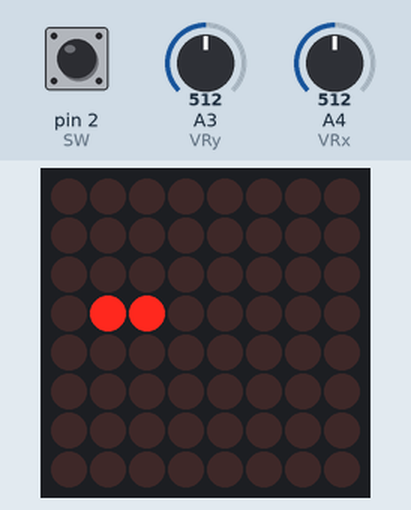
Bench run of a sketch on a simulated Arduino Uno, built with avr-gcc and run on an emulated ATmega328P. Shown: 8×8 LED matrix. Inputs (shaded band) come from the test bench; at power-on: A3 (VRy) = 512, A4 (VRx) = 512, pin 2 (SW) HIGH. Random numbers use the default seed unless the sketch sets one; what the sketch prints to the serial monitor is not drawn.

Above: at 1.2 s.
1.3 s: A3 (VRy) set to 667
4.3 s: A3 (VRy) set to 693
At 4.54 s:
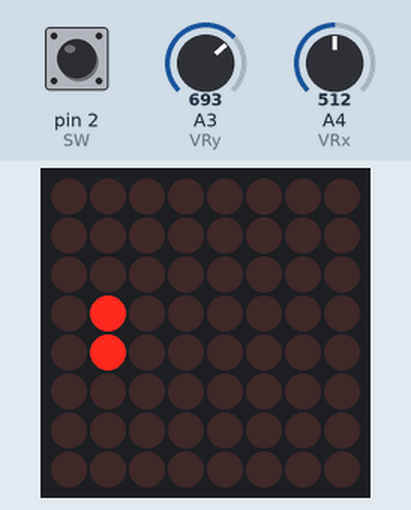
6.5 s: A4 (VRx) set to 671
8.0 s: A4 (VRx) set to 701
At 8.12 s:
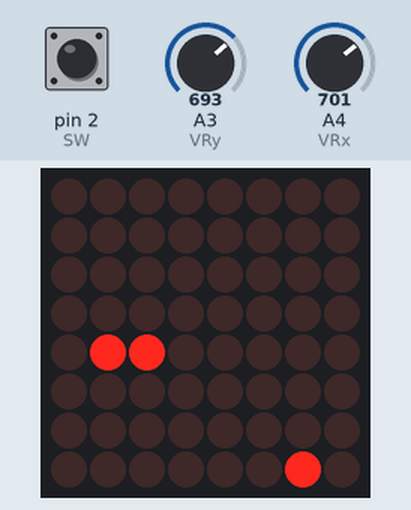
10.1 s: A4 (VRx) set to 511
At 10.23 s:
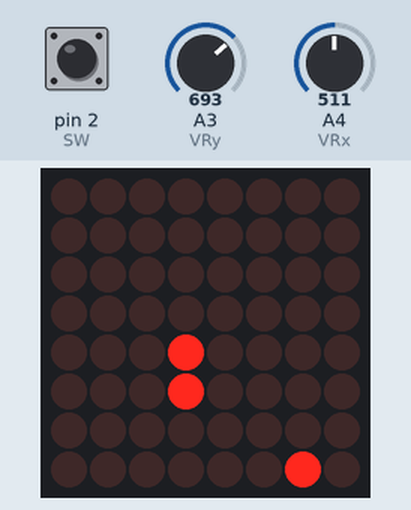
12.2 s: A3 (VRy) set to 348
15.2 s: A3 (VRy) set to 323
At 15.5 s:
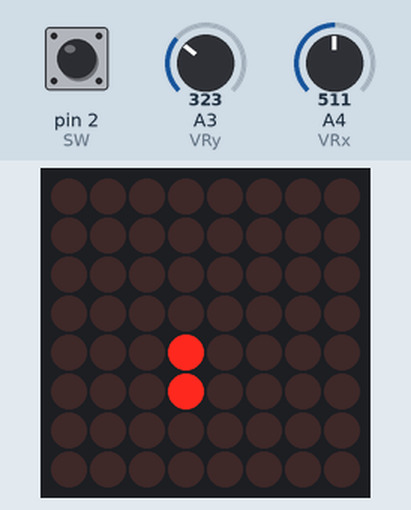

Measured:
- the behaviour switches between 682 and 683 on A3 (VRy) (found by bisection; images 0 and 1)
- the behaviour switches between 682 and 683 on A4 (VRx) (found by bisection; images 1 and 2)
- the behaviour switches between 341 and 340 on A3 (VRy) (found by bisection; images 3 and 4)

The sketch:

Snake-ino.ino
```cpp
/*
 Name:		Snake-ino.ino
 Created:	23.11.2020 11:07:52
 Author:	parzival
*/

// imortiere bibilotheken
#include<LedControl.h>

// analog stick pins
const int		VRx = 4;
const int		VRy = 3;
const int		SW = 2;

// matrix pins
const int		DIN = 8;
const int		CS = 9;
const int		CLK = 10;

// initializing matrix
LedControl lc = LedControl(DIN, CLK, CS);

// game stat
int				TPS = 5;
int				GRID[8][8] = {
	{0, 0, 0, 0, 0, 0, 0, 0},
	{0, 0, 0, 0, 0, 0, 0, 0},
	{0, 0, 0, 0, 0, 0, 0, 0},
	{0, 0, 0, 0, 0, 0, 0, 0},
	{0, 0, 0, 0, 0, 0, 0, 0},
	{0, 0, 0, 0, 0, 0, 0, 0},
	{0, 0, 0, 0, 0, 0, 0, 0},
	{0, 0, 0, 0, 0, 0, 0, 0}
};
int				PLAYER[2] = { 4, 4 };		// PLAYER X Y
int				APPLE[3] = { 1, 1, 0 };	// APPLE X Y T
int				DIRECTION = 1;				// 1: /\ | 2: -> | 3: \/ | 4: <- | 0: none
int				LASTPOS[2] = { 0, 0 };		// Position of the last snake part X Y
int				PARTS[8][8];
int				PARTMAX = 7;
int				PARTNUM = 1;
bool			BOTMODE = false;
int				POINTS = 0;

void resetSnake() {
	if ((digitalRead(SW) == 0)) BOTMODE = !BOTMODE;
	if ((BOTMODE == true)) {
		if (APPLE[0] < PLAYER[0] - 1) DIRECTION = 4;
		if (APPLE[0] > PLAYER[0] - 1) DIRECTION = 2;
		if (APPLE[1] < PLAYER[1] - 1) DIRECTION = 1;
		if (APPLE[1] > PLAYER[1] - 1) DIRECTION = 3;
	}
}

// the setup function runs once when you press reset or power the board
void setup() {
	lc.shutdown(0, false);
	lc.setIntensity(0, 0.3);
	lc.clearDisplay(0);

	// pin setup
	pinMode(VRx, INPUT);
	pinMode(VRy, INPUT);
	pinMode(SW, INPUT);
	digitalWrite(SW, HIGH);

	// drawing start position
	lc.setLed(0, 4, 4, true);

	// spawn apple
	APPLE[0] = random(0, 8);
	APPLE[1] = random(0, 8);
	APPLE[2] = 0;

	Serial.begin(9600);
}

void updateDisplay() {
	lc.clearDisplay(0);
	for (int _y = 0; _y < 8; _y++) {
		for (int _x = 0; _x < 8; _x++) {
			GRID[_y][_x] = 0;
		}
	}

	drawApple();
	playerTick();
	updateParts();

	for (int _y = 0; _y < 8; _y++) {
		for (int _x = 0; _x < 8; _x++) {
			int __x = _x;
			int __y = (7 - _y);
			lc.setLed(0, __x, __y, (GRID[_y][_x] == 1) ? true : false);
		}
	}
}

void playerTick() {
	DIRECTION = getDirection();
	LASTPOS[0] = PLAYER[0];
	LASTPOS[1] = PLAYER[1];
	switch (DIRECTION)
	{
	case 1:
		PLAYER[1] = PLAYER[1] - 1;
		if (PLAYER[1] < 1) PLAYER[1] = 8;
		break;
	case 2:
		PLAYER[0] = PLAYER[0] + 1;
		if (PLAYER[0] > 8) PLAYER[0] = 1;
		break;
	case 3:
		PLAYER[1] = PLAYER[1] + 1;
		if (PLAYER[1] > 8) PLAYER[1] = 1;
		break;
	case 4:
		PLAYER[0] = PLAYER[0] - 1;
		if (PLAYER[0] < 1) PLAYER[0] = 8;
		break;
	default:
		break;
	}

	int _x = PLAYER[0] - 1;
	int _y = PLAYER[1] - 1;
	GRID[_y][_x] = 1;
}

void updateParts() {
	for (int p = 0; p < PARTNUM; p++)
	{
		int _x = LASTPOS[0] - 1;
		int _y = LASTPOS[1] - 1;
		LASTPOS[0] = PARTS[p][0] + 1;
		LASTPOS[1] = PARTS[p][1] + 1;
		PARTS[p][0] = _x;
		PARTS[p][1] = _y;

		GRID[_y][_x] = 1;
	}
}

int getDirection() {
	int _x = analogRead(VRx);
	int _y = analogRead(VRy);
	int _a = 1024 / 3;

	if (_x < _a) return 3;
	if (_x > (_a * 2)) return 1;

	if (_y < _a) return 4;
	if (_y > (_a * 2)) return 2;

	return DIRECTION;
}
void drawApple() {
	if ((PLAYER[0] - 1 == APPLE[0]) && (PLAYER[1] - 1 == APPLE[1])) {
		APPLE[0] = random(0, 8);
		APPLE[1] = random(0, 8);
		APPLE[2] = 0;

		PARTNUM++;

		if (PARTNUM > PARTMAX) PARTNUM = 5;

		POINTS++;
	}

	if (APPLE[2] == 0) {
		GRID[APPLE[1]][APPLE[0]] = 1;
		APPLE[2] = 1;
	}
	else {
		APPLE[2] = 0;
	}
}

void loop() {
	resetSnake();

	updateDisplay();

	Serial.print("\n\n\n\n\Score: ");
	Serial.println(POINTS);

	delay(1000 / TPS);
}
```
